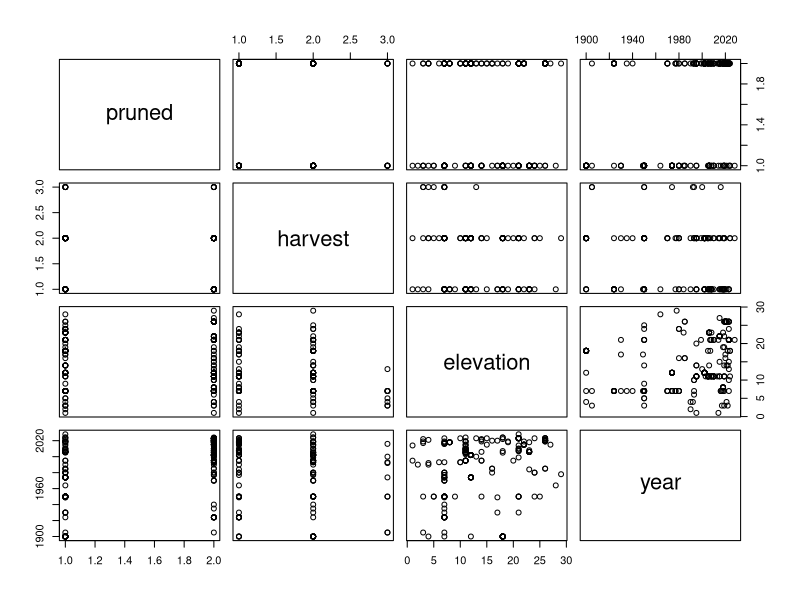
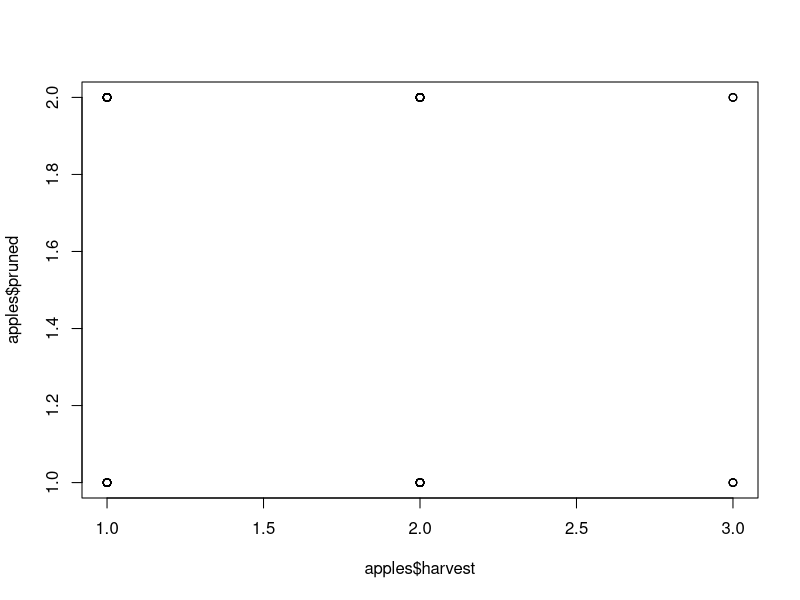
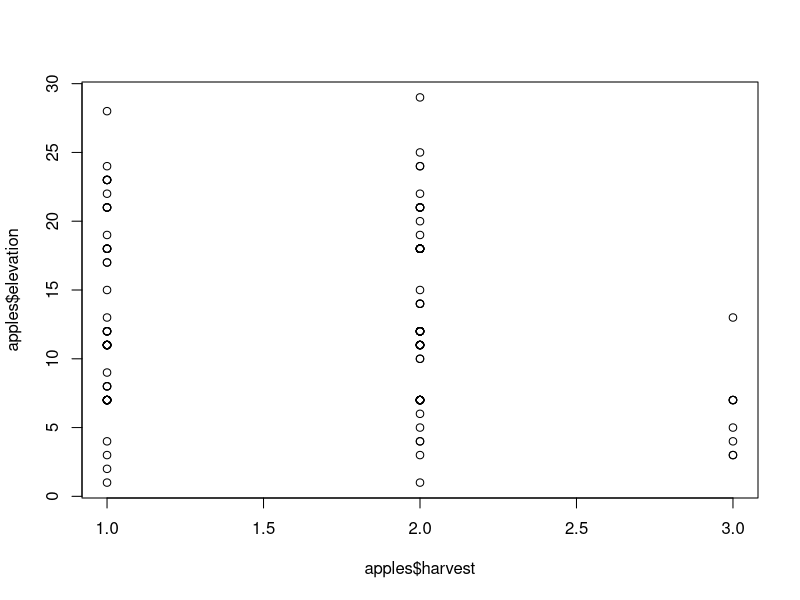
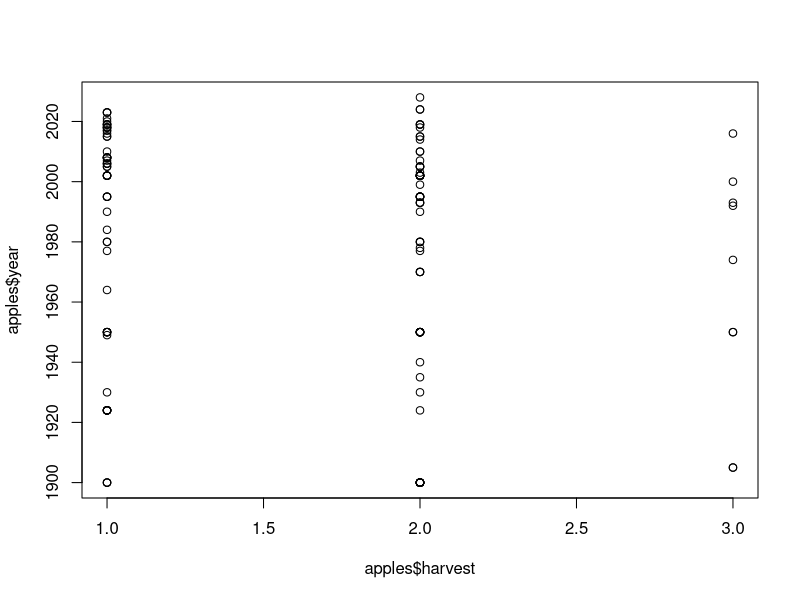
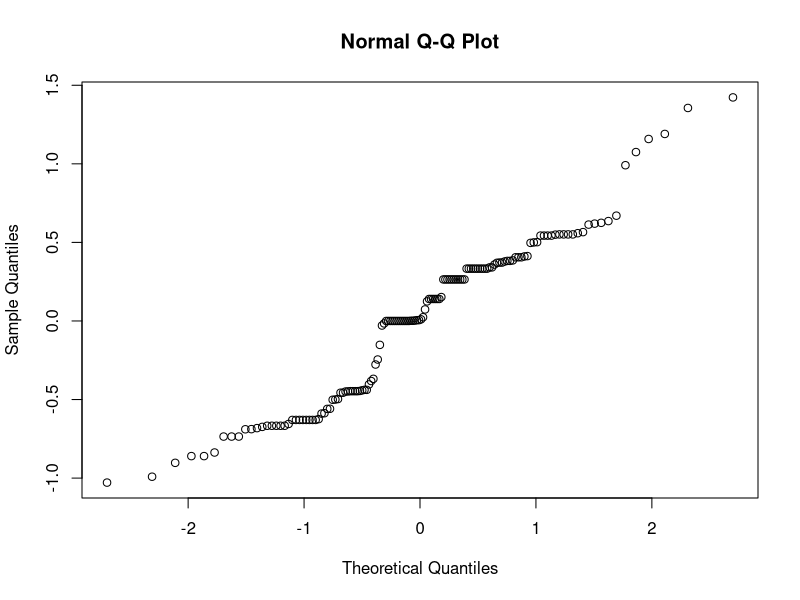
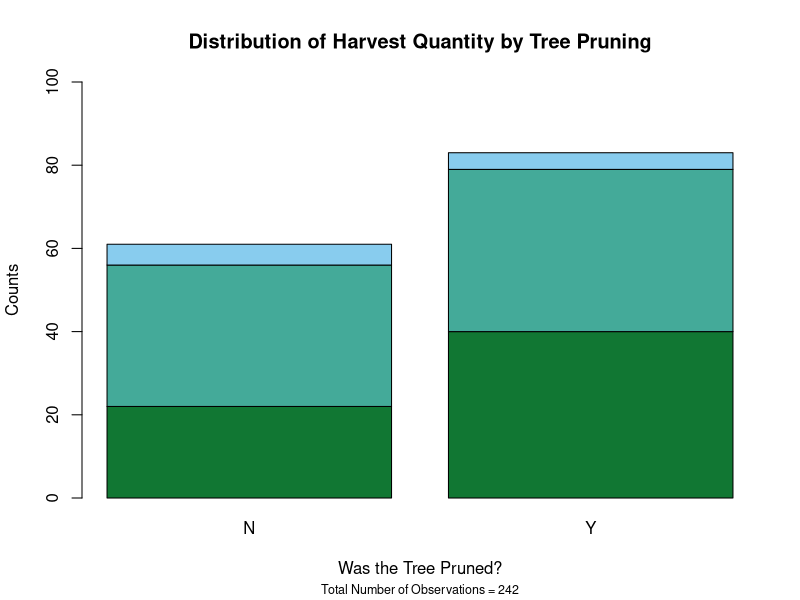
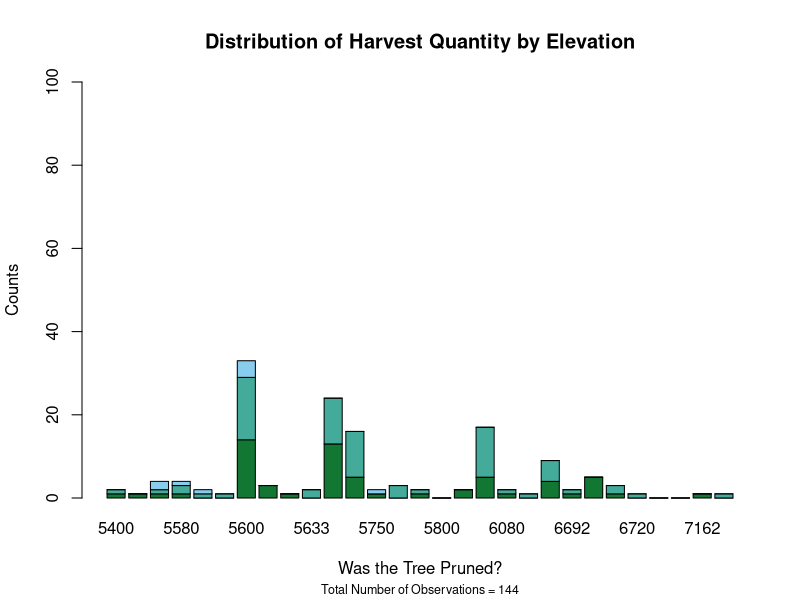
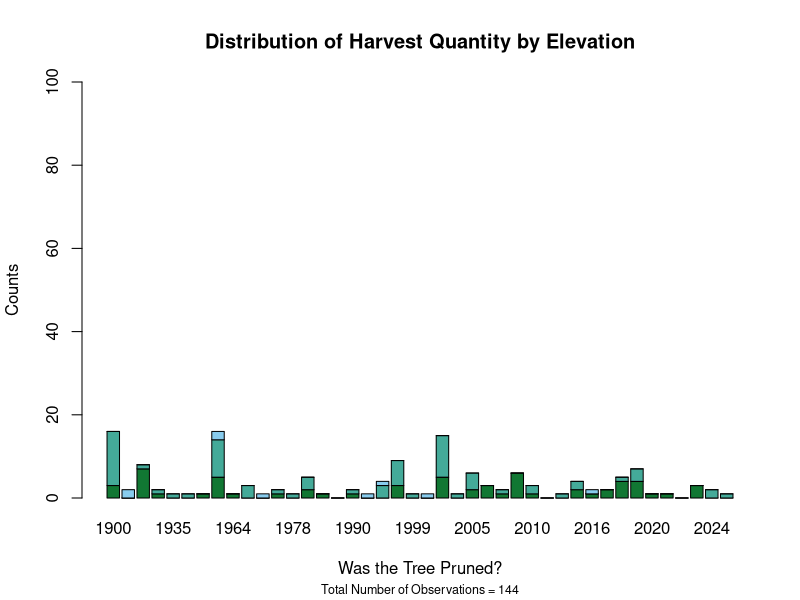

Write R code to recreate these figures, in order.
## ---- chunk 1
knitr::opts_chunk$set(echo = TRUE)
#Read in libraries
library(ggplot2)
library(ggpubr)
library(RColorBrewer)
library(plyr)
library(rstatix)

## Read in data set
apples <- read.csv(file="appleHarvest.csv")
apples$city <- NULL
na.omit(apples)

## Change categorical variables to numeric variables
apples$harvest <- revalue(apples$harvest, c("Minimal"="1", "Normal"="2", "Above average"="3"))
apples$harvest <- as.numeric(apples$harvest)

## Change Yes and No to single letters
apples$pruned <- revalue(apples$pruned, c("Yes"="Y", "No"="N"))
apples$pruned <- as.factor(apples$pruned)

apples$elevation <- as.factor(apples$elevation)
apples$harvest
summary(apples$harvest)


## ---- chunk 2
## Create scatterplot matrix to determine relationships
plot(~ pruned + harvest + elevation + year, data = apples)

##Create scatterplot to see relationships
plot(apples$harvest, apples$pruned)
plot(apples$harvest, apples$elevation)
plot(apples$harvest, apples$year)
     
## Creating a linear model to try and determine whether pruning impacts apple harvest abundance
apple_lm <- lm(harvest ~ pruned + elevation + year, data = apples)
summary(apple_lm)
appleResids <- apple_lm$residuals
qqnorm(appleResids)
shapiro.test(appleResids)


## ---- chunk 3
## ANOVA
options(max.print=1000000)
appleANOVA <- aov(apple_lm)
summary(appleANOVA)

TukeyHSD(appleANOVA, which = "elevation")


## ---- chunk 4
## Pruned Plots
countsPruned <- table(apples$harvest, apples$pruned)
summary(countsPruned)
print(countsPruned)

barplot(countsPruned, main = "Distribution of Harvest Quantity by Tree Pruning", 
        cex.sub = 0.75, sub = "Total Number of Observations = 242",xlab = "Was the Tree Pruned?", 
        ylab = "Counts", ylim = c(0,100),col = c("#117733", "#44AA99", "#88CCEE"))


##Elevation Plots
countsElevation <- table(apples$harvest, apples$elevation)
summary(countsElevation)
print(countsElevation)

barplot(countsElevation, main = "Distribution of Harvest Quantity by Elevation", 
        cex.sub = 0.75, sub = "Total Number of Observations = 144",xlab = "Was the Tree Pruned?", 
        ylab = "Counts", ylim = c(0,100),col = c("#117733", "#44AA99", "#88CCEE"))

##Year Plots
countsYear <- table(apples$harvest, apples$year)
summary(countsYear)
print(countsYear)

barplot(countsYear, main = "Distribution of Harvest Quantity by Elevation", 
        cex.sub = 0.75, sub = "Total Number of Observations = 144",xlab = "Was the Tree Pruned?", 
        ylab = "Counts", ylim = c(0,100),col = c("#117733", "#44AA99", "#88CCEE"))

